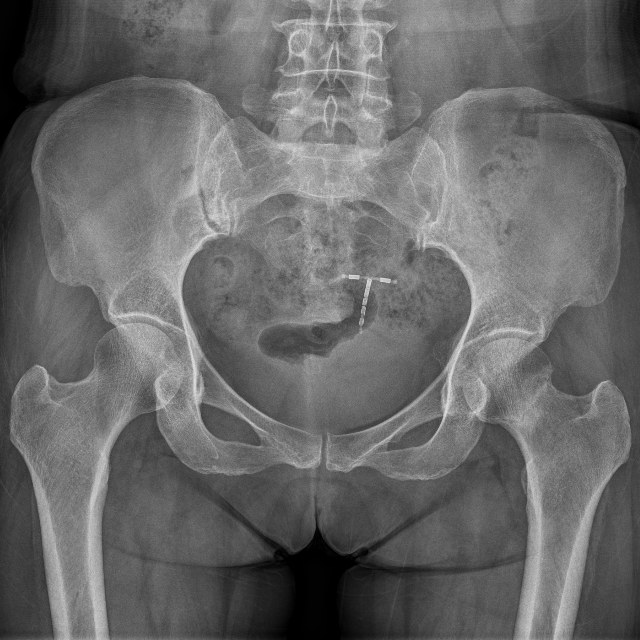
#> input picture Test_radiograph.png, 640 x 640 px
$ python artifact_simulation_demo.py
#> lines starting #> are read from the running program, lines starting #| are printed output that depends on the picture
from __future__ import annotations

import argparse
import random
from collections.abc import Callable
from pathlib import Path

import cv2
import matplotlib.pyplot as plt
import numpy as np


DEFAULT_INPUT = Path(__file__).resolve().parent / "Test_radiograph.png"
DEFAULT_SEED = 2026


def read_grayscale(path: Path) -> np.ndarray:
    if not path.is_file():
        raise FileNotFoundError(f"Input image not found: {path}")
    data = np.fromfile(path, dtype=np.uint8)
    image = cv2.imdecode(data, cv2.IMREAD_GRAYSCALE)
#> image is the input picture: shape (640, 640); min 0, max 223, mean 104.4
    if image is None:
        raise ValueError(f"Unable to decode image: {path}")
    return image


def write_png(path: Path, image: np.ndarray) -> None:
    path.parent.mkdir(parents=True, exist_ok=True)
    ok, encoded = cv2.imencode(".png", image)
    if not ok:
        raise OSError(f"Unable to encode image: {path}")
    encoded.tofile(path)


def add_scattered_dead_pixels(image: np.ndarray, intensity_factor: float = 1.0) -> np.ndarray:
    h, w = image.shape[:2]
    image_float = image.astype(np.float32)
    base_min = max(1, int(1000 * intensity_factor))
    base_max = max(base_min, int(2000 * intensity_factor))
    num_dead_pixels = random.randint(base_min, base_max)

    for _ in range(num_dead_pixels):
        x = random.randint(0, w - 1)
        y = random.randint(0, h - 1)
        skip = False
        for dx in (-1, 0, 1):
            for dy in (-1, 0, 1):
                xx, yy = x + dx, y + dy
                if 0 <= xx < w and 0 <= yy < h:
                    if image_float[yy, xx] < 30 or image_float[yy, xx] > 225:
                        if random.random() < 0.2:
                            skip = True
                            break
            if skip:
                break
        if not skip:
            image_float[y, x] = random.randint(0, 15) if random.random() < 0.7 else random.randint(240, 255)

    return np.clip(image_float, 0, 255).astype(np.uint8)


def add_electrical_interference(image: np.ndarray, intensity_factor: float = 1.0) -> np.ndarray:
    h, w = image.shape[:2]
    image_float = image.astype(np.float32)
    base_min = max(1, int(25 * intensity_factor))
    base_max = max(base_min, int(55 * intensity_factor))
    stripe_intensity = random.randint(base_min, base_max)
    stripe_direction = random.choice(("horizontal", "vertical", "both"))

    if stripe_direction in ("horizontal", "both"):
        for i in range(0, h, random.randint(3, 12)):
            image_float[i, :] += random.randint(-stripe_intensity, stripe_intensity)
    if stripe_direction in ("vertical", "both"):
        for i in range(0, w, random.randint(3, 12)):
            image_float[:, i] += random.randint(-stripe_intensity, stripe_intensity)

    return np.clip(image_float, 0, 255).astype(np.uint8)


def add_mechanical_scratches(image: np.ndarray, intensity_factor: float = 1.0) -> np.ndarray:
    h, w = image.shape[:2]
    image_float = image.astype(np.float32)
    base_min_count = max(1, int(6 * intensity_factor))
    base_max_count = max(base_min_count, int(12 * intensity_factor))
    num_scratches = random.randint(base_min_count, base_max_count)
    base_min_intensity = int(-60 * intensity_factor)
    base_max_intensity = int(-30 * intensity_factor)

    for _ in range(num_scratches):
        scratch_intensity = random.randint(base_min_intensity, base_max_intensity)
        width = random.randint(1, 4)
        if random.random() < 0.5:
            y_pos = random.randint(0, h - 1)
            start_x = random.randint(0, max(0, w // 4))
            end_x = random.randint(max(start_x + 1, 3 * w // 4), w)
            for dy in range(-width // 2, width // 2 + 1):
                yy = y_pos + dy
                if 0 <= yy < h:
                    image_float[yy, start_x:end_x] += scratch_intensity
        else:
            x_pos = random.randint(0, w - 1)
            start_y = random.randint(0, max(0, h // 4))
            end_y = random.randint(max(start_y + 1, 3 * h // 4), h)
            for dx in range(-width // 2, width // 2 + 1):
                xx = x_pos + dx
                if 0 <= xx < w:
                    image_float[start_y:end_y, xx] += scratch_intensity

    return np.clip(image_float, 0, 255).astype(np.uint8)


def _random_region(length: int, start_limit: int, min_size: int, max_size: int) -> tuple[int, int]:
    start = random.randint(0, max(0, min(start_limit, length - 1)))
    available = length - start
    if available <= 1:
        return start, length
    low = min(min_size, available)
    high = min(max_size, available)
    if low > high:
        low = high
    return start, start + random.randint(max(1, low), max(1, high))


def add_power_fluctuation(image: np.ndarray, intensity_factor: float = 1.0) -> np.ndarray:
    h, w = image.shape[:2]
    image_float = image.astype(np.float32)
    base_min_regions = max(1, int(8 * intensity_factor))
    base_max_regions = max(base_min_regions, int(15 * intensity_factor))
    num_regions = random.randint(base_min_regions, base_max_regions)
    base_fluctuation = max(1, int(60 * intensity_factor))

    for _ in range(num_regions):
        x1, x2 = _random_region(w, w // 2, 50, 250)
        y1, y2 = _random_region(h, h // 2, 50, 250)
        image_float[y1:y2, x1:x2] += random.randint(-base_fluctuation, base_fluctuation)

    return np.clip(image_float, 0, 255).astype(np.uint8)


def add_dust_spots(image: np.ndarray, intensity_factor: float = 1.0) -> np.ndarray:
    h, w = image.shape[:2]
    image_float = image.astype(np.float32)
    base_min_spots = max(1, int(150 * intensity_factor))
    base_max_spots = max(base_min_spots, int(300 * intensity_factor))
    num_dust_spots = random.randint(base_min_spots, base_max_spots)
    base_min_intensity = int(-80 * intensity_factor)
    base_max_intensity = int(-35 * intensity_factor)

    for _ in range(num_dust_spots):
        x = random.randint(0, w - 1)
        y = random.randint(0, h - 1)
        spot_size = random.randint(1, 6)
        spot_intensity = random.randint(base_min_intensity, base_max_intensity)
        value = float(image_float[y, x] + spot_intensity)
        cv2.circle(image_float, (x, y), spot_size, value, -1)

    return np.clip(image_float, 0, 255).astype(np.uint8)


def add_simple_noise(image: np.ndarray, intensity_factor: float = 1.0) -> np.ndarray:
    sigma = max(1, int(30 * intensity_factor))
    noise = np.random.normal(0, sigma, image.shape).astype(np.float32)
    return np.clip(image.astype(np.float32) + noise, 0, 255).astype(np.uint8)


def add_grid_artifact(image: np.ndarray, intensity_factor: float = 1.0) -> np.ndarray:
    h, w = image.shape[:2]
    base_min = max(1, int(20 * intensity_factor))
    base_max = max(base_min, int(50 * intensity_factor))
    amplitude = random.randint(base_min, base_max)

    if random.random() < 0.5:
        axis = np.arange(h)
        pattern = np.sin(axis * random.uniform(0.02, 0.25)) * amplitude
        pattern = np.tile(pattern.reshape(-1, 1), (1, w))
    else:
        axis = np.arange(w)
        pattern = np.sin(axis * random.uniform(0.02, 0.25)) * amplitude
        pattern = np.tile(pattern.reshape(1, -1), (h, 1))

    return np.clip(image.astype(np.float32) + pattern, 0, 255).astype(np.uint8)


def add_sensor_saturation(image: np.ndarray, intensity_factor: float = 1.0) -> np.ndarray:
    h, w = image.shape[:2]
    image_float = image.astype(np.float32)
    fx1, fx2 = int(w * 0.25), int(w * 0.75)
    fy1, fy2 = int(h * 0.25), int(h * 0.75)

    def overlaps(x1: int, y1: int, x2: int, y2: int) -> bool:
        return not (x2 < fx1 or x1 > fx2 or y2 < fy1 or y1 > fy2)

    base_min = max(1, int(5 * intensity_factor))
    base_max = max(base_min, int(10 * intensity_factor))
    target = random.randint(base_min, base_max)
    created = 0

    for _ in range(target * 3):
        if created >= target:
            break
        x1, x2 = _random_region(w, w // 2, 40, 150)
        y1, y2 = _random_region(h, h // 2, 40, 150)
        if not overlaps(x1, y1, x2, y2):
            value = random.randint(230, 255) if random.random() < 0.7 else random.randint(0, 25)
            image_float[y1:y2, x1:x2] = value
            created += 1

    return np.clip(image_float, 0, 255).astype(np.uint8)


def add_cable_shadows(image: np.ndarray, intensity_factor: float = 1.0) -> np.ndarray:
    h, w = image.shape[:2]
    image_float = image.astype(np.float32)
    base_min = max(1, int(3 * intensity_factor))
    base_max = max(base_min, int(8 * intensity_factor))
    num_cables = random.randint(base_min, base_max)
    base_min_intensity = int(-55 * intensity_factor)
    base_max_intensity = int(-25 * intensity_factor)

    for _ in range(num_cables):
        cable_width = random.randint(4, 10)
        shadow_intensity = random.randint(base_min_intensity, base_max_intensity)
        if random.random() < 0.7:
            y_pos = random.randint(h // 4, max(h // 4, 3 * h // 4))
            start_x = random.randint(0, max(0, w // 3))
            end_x = random.randint(max(start_x + 1, 2 * w // 3), w)
            for dy in range(-cable_width // 2, cable_width // 2 + 1):
                yy = y_pos + dy
                if 0 <= yy < h:
                    image_float[yy, start_x:end_x] += shadow_intensity
        else:
            x_pos = random.randint(w // 4, max(w // 4, 3 * w // 4))
            start_y = random.randint(0, max(0, h // 3))
            end_y = random.randint(max(start_y + 1, 2 * h // 3), h)
            for dx in range(-cable_width // 2, cable_width // 2 + 1):
                xx = x_pos + dx
                if 0 <= xx < w:
                    image_float[start_y:end_y, xx] += shadow_intensity

    return np.clip(image_float, 0, 255).astype(np.uint8)


def add_electromagnetic_interference(image: np.ndarray, intensity_factor: float = 1.0) -> np.ndarray:
    h, w = image.shape[:2]
    y, x = np.ogrid[:h, :w]
    center_x = random.randint(w // 4, max(w // 4, 3 * w // 4))
    center_y = random.randint(h // 4, max(h // 4, 3 * h // 4))
    distance = np.sqrt((x - center_x) ** 2 + (y - center_y) ** 2)
    frequency = random.uniform(0.08, 0.4)
    base_min = max(1, int(25 * intensity_factor))
    base_max = max(base_min, int(50 * intensity_factor))
    amplitude = random.randint(base_min, base_max)
    wave_pattern = amplitude * np.sin(distance * frequency)
    return np.clip(image.astype(np.float32) + wave_pattern, 0, 255).astype(np.uint8)


def add_detector_malfunction(image: np.ndarray, intensity_factor: float = 1.0) -> np.ndarray:
    h, w = image.shape[:2]
    image_float = image.astype(np.float32)
    base_min = max(1, int(2 * intensity_factor))
    base_max = max(base_min, int(6 * intensity_factor))
    num_dead_zones = random.randint(base_min, base_max)

    for _ in range(num_dead_zones):
        if random.choice(("rectangle", "line")) == "rectangle":
            x1, x2 = _random_region(w, w // 2, 30, 120)
            y1, y2 = _random_region(h, h // 2, 30, 120)
            image_float[y1:y2, x1:x2] = random.randint(0, 25)
        elif random.random() < 0.5:
            image_float[random.randint(0, h - 1), :] = random.randint(0, 25)
        else:
            image_float[:, random.randint(0, w - 1)] = random.randint(0, 25)

    return np.clip(image_float, 0, 255).astype(np.uint8)


def add_compression_artifacts(image: np.ndarray, intensity_factor: float = 1.0) -> np.ndarray:
    base_min, base_max = 15, 40
    quality = max(base_min, min(base_max, base_max - int((base_max - base_min) * intensity_factor)))
    ok, encoded = cv2.imencode(".jpg", image, [int(cv2.IMWRITE_JPEG_QUALITY), quality])
    if not ok:
        raise OSError("JPEG encoding failed during compression artifact simulation.")
    compressed = cv2.imdecode(encoded, cv2.IMREAD_GRAYSCALE)
    h, w = compressed.shape
    block_size = 8
    base_noise = max(1, int(15 * intensity_factor))

    for i in range(0, h, block_size):
        for j in range(0, w, block_size):
            if random.random() < 0.4:
                end_i = min(i + block_size, h)
                end_j = min(j + block_size, w)
                block = compressed[i:end_i, j:end_j].astype(np.float32)
                block += random.randint(-base_noise, base_noise)
                compressed[i:end_i, j:end_j] = np.clip(block, 0, 255).astype(np.uint8)

    return compressed


def add_window_level_variation(image: np.ndarray, intensity_factor: float = 1.0) -> np.ndarray:
    image_float = image.astype(np.float32)
    adjustment_type = random.choice(("contrast", "brightness", "gamma", "subtle_window"))

    if adjustment_type == "contrast":
        base_range = 0.4 * intensity_factor
        factor = random.uniform(1.0 - base_range / 2, 1.0 + base_range / 2)
        mean_value = float(np.mean(image_float))
        result = (image_float - mean_value) * factor + mean_value
    elif adjustment_type == "brightness":
        offset = max(1, int(35 * intensity_factor))
        result = image_float + random.randint(-offset, offset)
    elif adjustment_type == "gamma":
        base_range = 0.5 * intensity_factor
        gamma = random.uniform(1.0 - base_range / 2, 1.0 + base_range / 2)
        result = np.power(image_float / 255.0, gamma) * 255.0
    else:
        image_min, image_max = float(np.min(image_float)), float(np.max(image_float))
        image_range = max(image_max - image_min, 1.0)
        width_factor = random.uniform(1.0 - 0.35 * intensity_factor, 1.0 + 0.35 * intensity_factor)
        new_width = max(image_range * width_factor, 1.0)
        current_center = (image_min + image_max) / 2
        center_shift = random.uniform(-0.2 * intensity_factor, 0.2 * intensity_factor) * image_range
        new_center = current_center + center_shift
        new_min = new_center - new_width / 2
        result = (image_float - new_min) / new_width * 255.0

    return np.clip(result, 0, 255).astype(np.uint8)


def add_natural_xray_blur(image: np.ndarray, intensity_factor: float = 1.0) -> np.ndarray:
    size = random.randint(3, 7)
    kernel = np.zeros((size, size), dtype=np.float32)
    if random.random() < 0.5:
        kernel[size // 2, :] = 1
    else:
        kernel[:, size // 2] = 1
    kernel /= np.sum(kernel)
    return cv2.filter2D(image, -1, kernel)


ARTIFACTS: tuple[tuple[str, str, Callable[[np.ndarray, float], np.ndarray]], ...] = (
    ("dead_pixels", "Dead pixels", add_scattered_dead_pixels),
    ("electrical_interference", "Electrical\ninterference", add_electrical_interference),
    ("mechanical_scratches", "Mechanical\nscratches", add_mechanical_scratches),
    ("power_fluctuation", "Power\nfluctuation", add_power_fluctuation),
    ("dust_spots", "Dust spots", add_dust_spots),
    ("quantum_noise", "Quantum noise", add_simple_noise),
    ("grid_artifact", "Grid artifact", add_grid_artifact),
    ("sensor_saturation", "Sensor\nsaturation", add_sensor_saturation),
    ("cable_shadows", "Cable shadows", add_cable_shadows),
    ("electromagnetic_interference", "Electromagnetic\ninterference", add_electromagnetic_interference),
    ("detector_fault", "Detector fault", add_detector_malfunction),
    ("compression_artifacts", "Compression\nartifacts", add_compression_artifacts),
    ("window_level_variation", "Window/level\nvariation", add_window_level_variation),
    ("motion_blur", "Motion blur", add_natural_xray_blur),
)


def apply_with_seed(
    function: Callable[[np.ndarray, float], np.ndarray],
    image: np.ndarray,
    intensity_factor: float,
    seed: int,
) -> np.ndarray:
    random.seed(seed)
    np.random.seed(seed)
    return function(image.copy(), intensity_factor)


def create_comparison_figure(
    panels: list[tuple[str, np.ndarray]],
    output_path: Path,
    dpi: int,
) -> None:
    plt.rcParams.update({
        "font.family": "DejaVu Sans",
        "font.size": 10,
        "axes.titleweight": "semibold",
    })
    fig, axes = plt.subplots(3, 5, figsize=(15, 9.6), facecolor="white")
    panel_letters = "ABCDEFGHIJKLMNO"

    for index, (ax, (label, image)) in enumerate(zip(axes.flat, panels, strict=True)):
        ax.imshow(image, cmap="gray", vmin=0, vmax=255)
        ax.set_title(
            f"{panel_letters[index]}  {label}",
            fontsize=13.5,
            color="#24292f",
            pad=7,
            linespacing=1.05,
        )
        ax.set_xticks([])
        ax.set_yticks([])
        for spine in ax.spines.values():
            spine.set_visible(True)
            spine.set_color("#d0d7de")
            spine.set_linewidth(0.8)

    fig.suptitle(
        "Physics-informed Radiographic Artifact Simulation",
        fontsize=20,
        fontweight="bold",
        color="#1f2328",
        y=0.985,
    )
    fig.text(
        0.5,
        0.952,
        "Single-effect examples generated from the same de-identified AP pelvic radiograph using fixed random seeds",
        ha="center",
        va="top",
        fontsize=13.5,
        color="#57606a",
    )
    fig.subplots_adjust(
        left=0.025,
        right=0.975,
        bottom=0.025,
        top=0.91,
        wspace=0.08,
        hspace=0.24,
    )
    fig.savefig(output_path, dpi=dpi, facecolor="white", bbox_inches="tight", pad_inches=0.08)
    plt.close(fig)


def generate_artifact_examples(
    input_path: Path,
    output_dir: Path | None = None,
    intensity_factor: float = 1.0,
    base_seed: int = DEFAULT_SEED,
) -> Path:
    if intensity_factor <= 0:
        raise ValueError("intensity_factor must be greater than zero.")

    image = read_grayscale(input_path)
    destination = output_dir or input_path.parent / "artifact_simulation_output"
    destination.mkdir(parents=True, exist_ok=True)

    panels: list[tuple[str, np.ndarray]] = [("Original", image)]
    write_png(destination / "00_original.png", image)

    for index, (filename, label, function) in enumerate(ARTIFACTS, start=1):
        artifact_image = apply_with_seed(function, image, intensity_factor, base_seed + index)
        write_png(destination / f"{index:02d}_{filename}.png", artifact_image)
        panels.append((label, artifact_image))
#> this loop made 14 passes
#> pass 3, in generate_artifact_examples, `artifact_image = apply_with_seed(function, image, intensity_factor, ba..`:
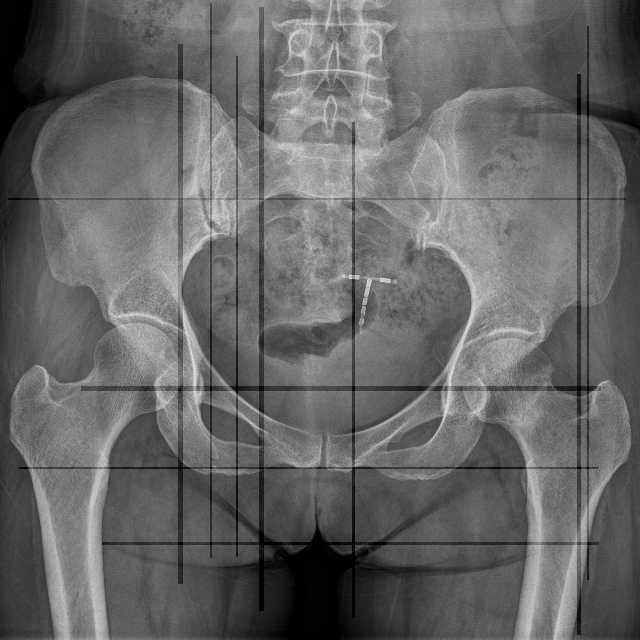
#> artifact_image: shape (640, 640); min 0, max 223, mean 102.2
#> after the loop, panels = 15 items

    comparison_path = destination / "artifact_comparison_3x5.png"
    github_path = destination / "artifact_examples.png"
    create_comparison_figure(panels, comparison_path, dpi=300)
#> the loop in create_comparison_figure, `for index, (ax, (label, image)) in enumerate(zip(axes.flat, panels, st..` made 15 passes
#> label on passes 1, 2, 6, 7, 8, 10, 12, 15: 'Original', 'Dead pixels', 'Dust spots', 'Quantum noise', 'Grid artifact', 'Cable shadows', 'Detector fault', 'Motion blur'
#> in create_comparison_figure, `fig.savefig(output_path, dpi=dpi, facecolor="white", bbox_inches="tigh..`:
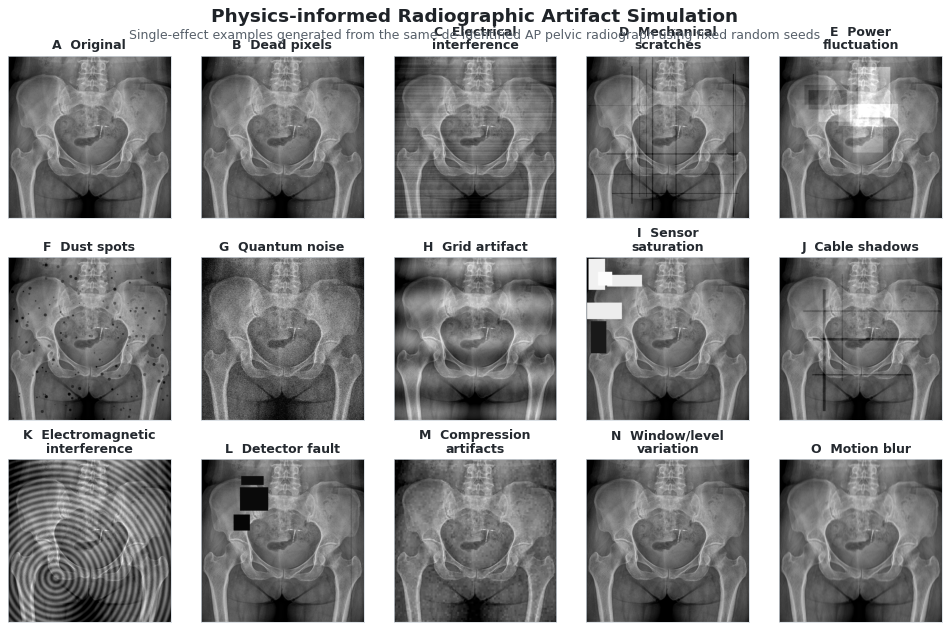
#> figure drawn by matplotlib, 15 panels
    create_comparison_figure(panels, github_path, dpi=160)
#> the loop in create_comparison_figure (call 2), `for index, (ax, (label, image)) in enumerate(zip(axes.flat, panels, st..` made 15 passes
    return destination


def parse_args() -> argparse.Namespace:
    parser = argparse.ArgumentParser(description="Generate deterministic examples of 14 radiographic artifacts.")
    parser.add_argument("--input", type=Path, default=DEFAULT_INPUT, help="Path to the source radiograph.")
    parser.add_argument("--output-dir", type=Path, default=None, help="Output directory; defaults next to the input image.")
    parser.add_argument("--intensity-factor", type=float, default=1.0, help="Shared artifact intensity multiplier.")
    parser.add_argument("--seed", type=int, default=DEFAULT_SEED, help="Base seed for deterministic generation.")
    return parser.parse_args()


def main() -> None:
    args = parse_args()
    output_dir = generate_artifact_examples(
        input_path=args.input,
        output_dir=args.output_dir,
        intensity_factor=args.intensity_factor,
        base_seed=args.seed,
    )
    print(f"Saved original, 14 artifact images, a 300-dpi comparison, and a GitHub-ready preview to: {output_dir}")


if __name__ == "__main__":
    main()
